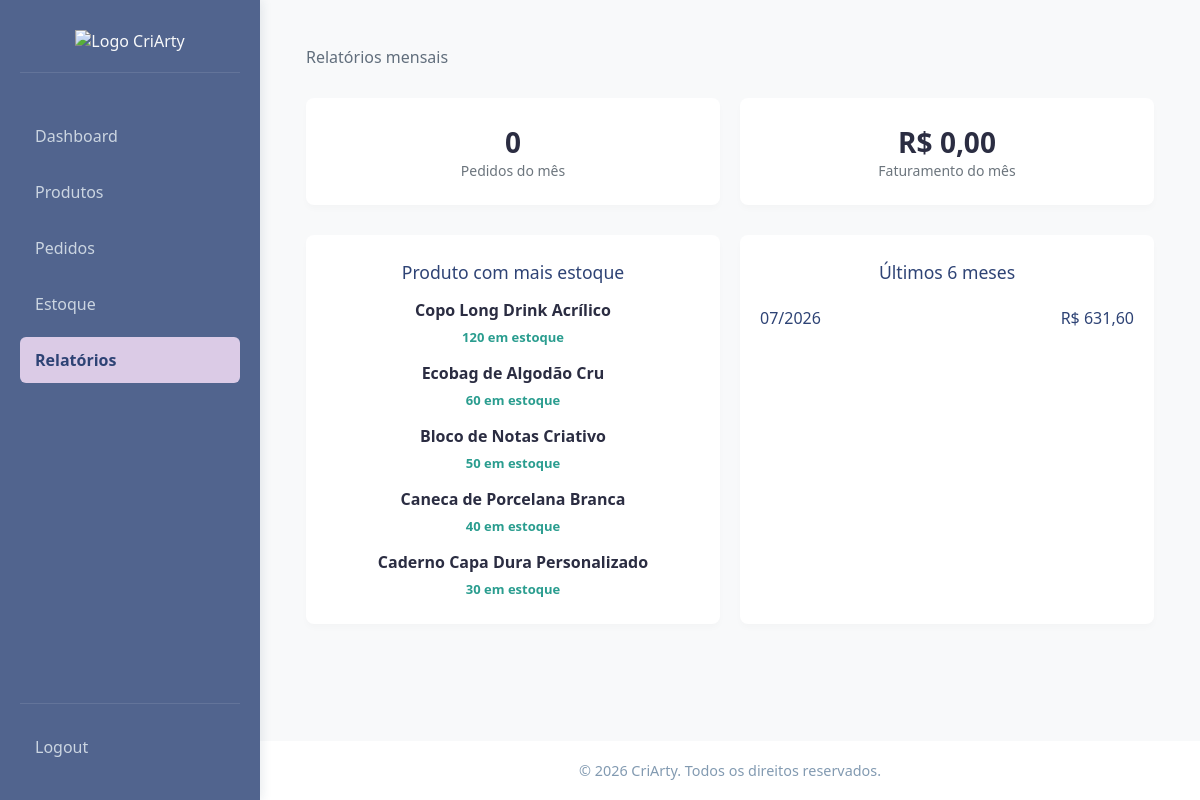
The app's page /admin/reports.php (signed in) with its own data.
### tables this page shows
CREATE TABLE IF NOT EXISTS `product` (
  `idProduct` INT NOT NULL AUTO_INCREMENT,
  `Name` VARCHAR(100) NOT NULL,
  `BasePrice` DECIMAL(10,2) NOT NULL,
  `Stock` INT NOT NULL DEFAULT '0',
  `MinStock` INT NOT NULL DEFAULT '5',
  `Description` TEXT NULL DEFAULT NULL,
  `ImageURL` VARCHAR(255) NULL DEFAULT NULL,
  `isActive` TINYINT(1) NOT NULL DEFAULT '1',
  `Category_idCategory` INT NOT NULL,
  `createdAt` DATETIME NOT NULL DEFAULT CURRENT_TIMESTAMP,
  `updatedAt` DATETIME NOT NULL DEFAULT CURRENT_TIMESTAMP ON UPDATE CURRENT_TIMESTAMP,
  PRIMARY KEY (`idProduct`),
  INDEX `fk_Product_Category1_idx` (`Category_idCategory` ASC),
  CONSTRAINT `fk_Product_Category1`
    FOREIGN KEY (`Category_idCategory`)
    REFERENCES `category` (`idCategory`));

### admin/reports.php (the view, shortened to what this page needs)
<?php
require_once('../config.php');
$result = $conn->query("SELECT COUNT(*) AS total FROM `order`
                        WHERE MONTH(OrderDate) = MONTH(CURRENT_DATE()) AND YEAR(OrderDate) = YEAR(CURRENT_DATE())");
$totalData = $result->fetch_assoc();
$totalOrdersMonth = $totalData['total'] ?? 0;
$resultSum = $conn->query("SELECT SUM(TotalAmount) AS totalValor FROM `order`
                           WHERE MONTH(OrderDate) = MONTH(CURRENT_DATE()) AND YEAR(OrderDate) = YEAR(CURRENT_DATE())");
$sumData = $resultSum->fetch_assoc();
$totalRevenueMonth = $sumData['totalValor'] ?? 0;
$topStockQuery = $conn->query("SELECT Name, Stock FROM product WHERE isActive = 1 ORDER BY Stock DESC LIMIT 5");
$sixMonthsRevenue = $conn->query("SELECT DATE_FORMAT(OrderDate, '%Y-%m') AS Month,
                                SUM(TotalAmount) AS TotalRevenue FROM `order` WHERE OrderDate >= DATE_SUB(CURDATE(), INTERVAL 6 MONTH)
                                GROUP BY Month ORDER BY Month DESC");
?>
<!DOCTYPE html>
<html lang="pt-BR">
<head>
    <link rel="stylesheet" href="../css/style.css" />
    <link rel="stylesheet" href="../css/admin-styles/reports.css" />
</head>
<body>
    <div class="main-container">
        <aside class="sidebar">
            <div class="logo">
                <img src="../images/logo.png" alt="Logo CriArty" />
            </div>
            <nav>
                <ul>
                    <li><a href="dashboard.php">Dashboard</a></li>
                    <li><a href="products.php">Produtos</a></li>
                    <li><a href="orders.php">Pedidos</a></li>
                    <li><a href="stock.php">Estoque</a></li>
                    <li><a href="reports.php" class="active">Relatórios</a></li>
                </ul>
                <div class="perfil">
                    <?php if (!empty($_SESSION['user_id'])): ?>
                        <a href="../logout.php">Logout</a>
                    <?php else: ?>
                        <a href="../login.php">Login</a>
                    <?php endif; ?>
                </div>
            </nav>
        </aside>
        <div class="content-area">
            <main class="content-main">
                <p class="welcome-text">Relatórios mensais</p>
                <div class="reports-grid">
                    <div class="container-reports">
                        <span class="stat-number"><?php echo $totalOrdersMonth; ?></span>
                        <p class="stat-label">Pedidos do mês</p>
                    </div>
                    <div class="container-reports">
                        <span class="stat-number">R$
                            <?php echo number_format($totalRevenueMonth, 2, ',', '.'); ?></span>
                        <p class="stat-label">Faturamento do mês</p>
                    </div>
                </div>
                <div class="reports-grid">
                    <div class="container-reports">
                        <h3 class="stat-label-top">Produto com mais estoque</h3>
                        <div class="product-info-row">
                            <?php while ($topProductData = $topStockQuery->fetch_assoc()) { ?>
                                <div class="product-item">
                                    <p class="stat-product-name"><?php echo htmlspecialchars($topProductData['Name']); ?>
                                    </p>
                                    <span class="stat-subtext"><?php echo $topProductData['Stock']; ?> em estoque</span>
                                </div>
                            <?php } ?>
                        </div>
                    </div>
                    <div class="container-reports">
                        <h3 class="stat-label">Últimos 6 meses</h3>
                        <ul class="revenue-history-list">
                            <?php
                            if ($sixMonthsRevenue && $sixMonthsRevenue->num_rows > 0) {
                                while ($row = $sixMonthsRevenue->fetch_assoc()) {
                                    $dateObj = DateTime::createFromFormat('Y-m', $row['Month']);
                                    $formattedMonth = $dateObj ? $dateObj->format('m/Y') : $row['Month'];
                                    ?>
                                    <li class="history-row">
                                        <span class="month-label"><?php echo $formattedMonth; ?></span>
                                        <span class="month-revenue">R$
                                            <?php echo number_format($row['TotalRevenue'], 2, ',', '.'); ?></span>
                                    </li>
                                    <?php
                                }
                            } else {
                                echo "<p>Nenhum faturamento registrado.</p>";
                            }
                            ?>
                        </ul>
                    </div>
                </div>
            </main>
            <footer>
                <p>&copy; 2026 CriArty. Todos os direitos reservados.</p>
            </footer>
        </div>
    </div>
</body>
</html>

### css/style.css (style rules this page uses)
* { margin: 0; padding: 0; box-sizing: border-box; text-decoration: none; list-style: none; }
:root { --primary-color: #51648e; --primary-color-dark: #384e81; --secondary-color: #dbcbe6; --secondary-color-dark: #b9b0c0; --tertiary-color: #848e51; --neutral-color: #F8F9FA; --bg-main: var(--neutral-color); --bg-sidebar: var(--primary-color); --bg-card: #ffffff; --text-dark: #2e4375; --text-light: #f8f9fa; }
html { scroll-behavior: smooth; min-height: 100vh; }
body { font-family: 'Segoe UI', Tahoma, Geneva, Verdana, sans-serif; background-color: var(--bg-main); color: var(--text-dark); }
.sidebar { background-color: var(--bg-sidebar); color: var(--text-light); padding: 30px 20px; box-shadow: 2px 0 10px rgba(28, 58, 90, 0.1); display: flex; flex-direction: column; height: 100vh; position: sticky; top: 0; }
.sidebar nav { display: flex; flex-direction: column; flex-grow: 1; }
.sidebar .perfil { margin-top: auto; padding-top: 20px; border-top: 1px solid rgba(255, 255, 255, 0.1); }
.sidebar .logo { margin-bottom: 40px; text-align: center; border-bottom: 1px solid rgba(255, 255, 255, 0.1); padding-bottom: 20px; }
.sidebar nav ul { display: flex; flex-direction: column; gap: 10px; }
.sidebar nav a { color: #cbd5e1; display: block; padding: 12px 15px; border-radius: 6px; transition: all 0.3s ease; }
.sidebar nav a:hover, .sidebar nav a.active { color: var(--text-light); background-color: var(--secondary-color); font-weight: 600; color: var(--text-dark); }
main { flex: 1; }
.welcome-text { color: #616e7c; margin-bottom: 30px; }
.main-container { display: grid; grid-template-columns: 260px 1fr; min-height: 100vh; }
.content-area { display: flex; flex-direction: column; }
.content-main { flex-direction: column; justify-content: space-between; margin: 46px; }
footer { background-color: var(--bg-card); padding: 20px; text-align: center; font-size: 0.9rem; color: #829ab1; border-top: 1px solid var(--border-color); margin-top: auto; }

### css/admin-styles/reports.css (style rules this page uses)
.reports-grid { display: flex; gap: 20px; flex-wrap: wrap; margin-bottom: 30px; }
.reports-grid h3 { margin-bottom: 15px; font-size: 1.1rem; color: var(--deep-navy); }
.container-reports { background-color: var(--bg-card); border: 1px solid var(--border-color); padding: 25px 20px; border-radius: 8px; flex: 1; min-width: 200px; text-align: center; box-shadow: 0 4px 6px rgba(0, 0, 0, 0.02); }
.stat-number { font-size: 28px; font-weight: 700; color: #2b2d42; margin-bottom: 8px; }
.stat-label, .stat-label-top { font-size: 14px; color: #6c757d; font-weight: 500; margin: 0; }
.stat-label-top { margin-bottom: 12px; }
.product-item { display: block; width: 100%; margin: 0 auto; }
.product-info-row { display: flex !important; flex-direction: column !important; justify-content: center; align-items: center; gap: 15px; }
.stat-product-name { font-size: 16px; font-weight: 600; color: #2b2d42; margin: 0 0 4px 0; }
.stat-subtext { font-size: 13px; color: #2a9d8f; font-weight: 600; display: inline-block; }
.revenue-history-list { list-style: none; padding: 0; margin: 0; }
.history-row { display: flex; justify-content: space-between; padding: 8px 0; border-bottom: 1px solid var(--border-color); }

### records on screen
product: Name "Copo Long Drink Acrílico", Stock "120"
product: Name "Ecobag de Algodão Cru", Stock "60"
product: Name "Bloco de Notas Criativo", Stock "50"
product: Name "Caneca de Porcelana Branca", Stock "40"
product: Name "Caderno Capa Dura Personalizado", Stock "30"

### other values on screen
$totalOrdersMonth "0"
$totalRevenueMonth "0,00"
$formattedMonth "07/2026"
$row['TotalRevenue'] "631,60"
